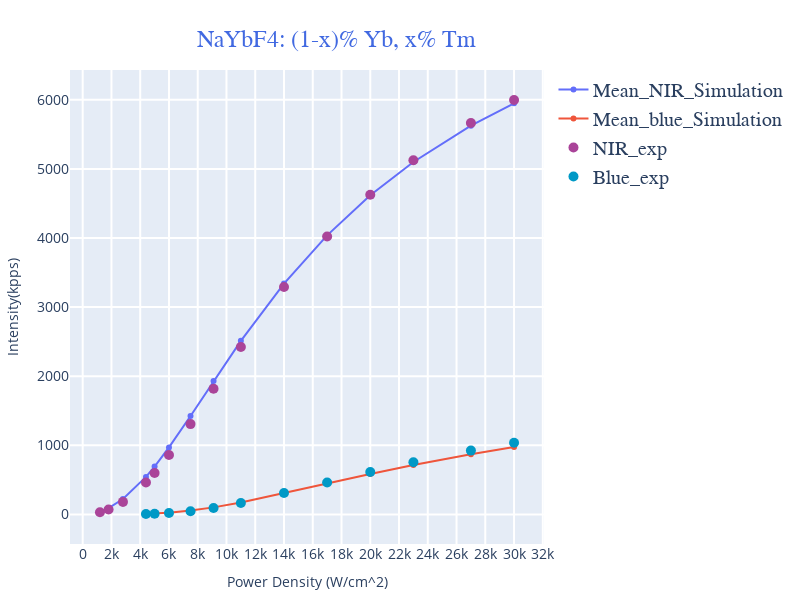

Notebook source saved alongside this figure:
### Code cell
import json
fig = go.Figure()

# Add the main trace (mean curve)
fig.add_trace(go.Scatter(x=power[conc][0], y=NIR_values, mode='lines+markers', name='Mean_NIR_Simulation'))
fig.add_trace(go.Scatter(x=power[conc][1], y=blue_total_values, mode='lines+markers', name='Mean_blue_Simulation'))

# Add the uncertainty shade trace
# fig.add_trace(go.Scatter(
#     x=power[conc][0] + power[conc][0][::-1],
#     y=[i+j for i, j in zip(nir_mean_values,nir_std_values)] + [i-j for i, j in zip(nir_mean_values,nir_std_values)][::-1],
#     fill='toself',
#     fillcolor='rgba(170, 68, 153, 0.2)',
#     line=dict(color='rgba(255,255,255,0)'),
#     name='NIR_simulation'
# ))

# fig.add_trace(go.Scatter(
#     x=power[conc][1] + power[conc][1][::-1],
#     y=[i+j for i, j in zip(blue_mean_values,blue_std_values)] + [i-j for i, j in zip(blue_mean_values,blue_std_values)][::-1],
#     fill='toself',
#     fillcolor='rgba(170, 68, 153, 0.2)',
#     line=dict(color='rgba(255,255,255,0)'),
#     name='NIR_simulation'
# ))


fig.update_xaxes(title_font=dict(size=18, color='black'),tickfont=dict(size=14),showgrid=True, gridwidth=2, gridcolor='white', dtick=2000)
fig.update_yaxes(title_font=dict(size=18, color='black'),tickfont=dict(size=14),showgrid=True, gridwidth=2, gridcolor='white')

# ... Your existing layout and formatting ...

fig.update_layout(
    title_text='NaYbF4: (1-x)% Yb, x% Tm',  # Main Title
    title_font=dict(size=24, family="Arial, sans-serif", color='royalblue'),
    width=800, height=600,
    xaxis_title='Power Density (W/cm^2)',
    yaxis_title='Intensity(kpps)',
    title_x=0.42,  # Center the main title
    title_y=0.95,  # Adjust the vertical position of the main title
    showlegend=True, margin=dict(l=20, r=20, b=20, t=70),
    legend=dict(
        font=dict(
            size=20,
            family="Arial, sans-serif"
        )
    )
)

with open(f'./../synthetic_data/syn_{conc}.json', 'r') as f:
    loaded_json_data = f.read()
loaded_data = json.loads(loaded_json_data)
exp_blue_total = loaded_data.get('blue', [])
exp_NIR = loaded_data.get('NIR', [])
fig.add_trace(go.Scatter(x= power[conc][0], y= exp_NIR, mode='markers', name='NIR_exp', marker=dict(color='rgb(170, 68, 153)', size=10)))
fig.add_trace(go.Scatter(x= power[conc][1], y= exp_blue_total, mode='markers', name='Blue_exp', marker=dict(color='#0099C6', size=10)))

# Show the plot
fig.show()
# print('hihi')

### Figure 1 — Plotly figure (JSON) as saved in the notebook; plotly's stock layout.template omitted (floating-point values rounded to 4 significant figures)
{"data": [{"mode": "lines+markers", "name": "Mean_NIR_Simulation", "type": "scatter", "x": [1200, 1800, 2800, 4400, 5000, 6000, 7500, 9100, 11000, 14000, 17000, 20000, 23000, 27000, 30000], "y": [40.03, 90.98, 222.0, 542.6, 692.5, 969.2, 1425.0, 1929.0, 2512.0, 3341.0, 4039.0, 4618.0, 5100.0, 5625.0, 5950.0]}, {"mode": "lines+markers", "name": "Mean_blue_Simulation", "type": "scatter", "x": [4400, 5000, 6000, 7500, 9100, 11000, 14000, 17000, 20000, 23000, 27000, 30000], "y": [8.204, 13.26, 25.82, 55.67, 102.0, 173.0, 306.2, 447.7, 585.8, 715.0, 870.6, 974.9]}, {"marker": {"color": "rgb(170, 68, 153)", "size": 10}, "mode": "markers", "name": "NIR_exp", "type": "scatter", "x": [1200, 1800, 2800, 4400, 5000, 6000, 7500, 9100, 11000, 14000, 17000, 20000, 23000, 27000, 30000], "y": [31.38, 72.32, 181.0, 461.8, 599.0, 860.1, 1307.0, 1819.0, 2423.0, 3291.0, 4022.0, 4625.0, 5125.0, 5665.0, 5998.0]}, {"marker": {"color": "#0099C6", "size": 10}, "mode": "markers", "name": "Blue_exp", "type": "scatter", "x": [4400, 5000, 6000, 7500, 9100, 11000, 14000, 17000, 20000, 23000, 27000, 30000], "y": [5.326, 9.182, 19.57, 46.75, 92.4, 166.0, 308.9, 462.9, 613.5, 754.3, 923.4, 1036.0]}], "layout": {"height": 600, "legend": {"font": {"family": "Arial, sans-serif", "size": 20}}, "margin": {"b": 20, "l": 20, "r": 20, "t": 70}, "showlegend": true, "title": {"font": {"color": "royalblue", "family": "Arial, sans-serif", "size": 24}, "text": "NaYbF4: (1-x)% Yb, x% Tm", "x": 0.42, "y": 0.95}, "width": 800, "xaxis": {"dtick": 2000, "gridcolor": "white", "gridwidth": 2, "showgrid": true, "tickfont": {"size": 14}, "title": {"text": "Power Density (W/cm^2)"}}, "yaxis": {"gridcolor": "white", "gridwidth": 2, "showgrid": true, "tickfont": {"size": 14}, "title": {"text": "Intensity(kpps)"}}}}
